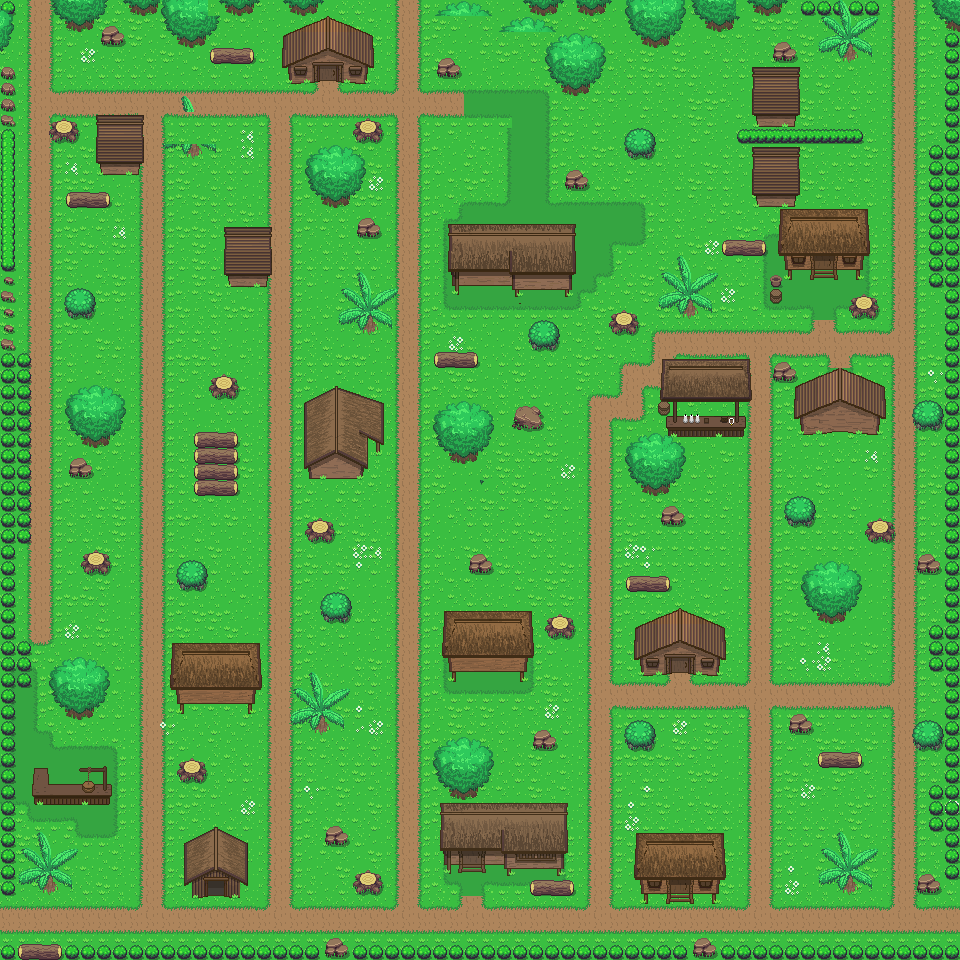

A level layout from a 2D game, rendered from its tile map. Below: a short description, then the map file with tile-grid data replaced by summaries:
An orthogonal 60x60 tile map with 16x16 px tiles, 6 tile layers (base, building, behind object, object, ...), 2 tilesets.

<map version="1.0" tiledversion="1.0.2" orientation="orthogonal" renderorder="left-down" width="60" height="60" tilewidth="16" tileheight="16" nextobjectid="1">
 <tileset firstgid="1" source="../../Tileset/Overworld.tsx" />
 <tileset firstgid="1729" source="../../Tileset/Building.tsx" />
 <layer name="base" width="60" height="60">
  <data>[3600 cells, 3600 non-empty, 32 distinct tile ids]</data>
 </layer>
 <layer name="building" width="60" height="60">
  <data>[3600 cells, 463 non-empty, 285 distinct tile ids]</data>
 </layer>
 <layer name="behind object" width="60" height="60">
  <data>[3600 cells, 98 non-empty, 24 distinct tile ids]</data>
 </layer>
 <layer name="object" width="60" height="60">
  <data>[3600 cells, 230 non-empty, 28 distinct tile ids]</data>
 </layer>
 <layer name="trees" width="60" height="60">
  <data>[3600 cells, 201 non-empty, 22 distinct tile ids]</data>
 </layer>
 <layer name="AbovePlayer" width="60" height="60">
  <properties>
   <property name="unity:sortingLayerName" value="AbovePlayer" />
  </properties>
  <data>[3600 cells, 245 non-empty, 106 distinct tile ids]</data>
 </layer>
</map>
